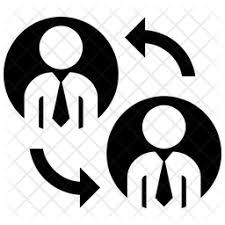
#> input picture image_display/src/interaction.jpeg, 225 x 225 px
$ python image_display.py
#> lines starting #> are read from the running program, lines starting #| are printed output that depends on the picture
#!/usr/bin/env python
import cv2
import numpy as np

image = cv2.imread('interaction.jpeg')
#> image is the input picture: shape (225, 225, 3); min 0, max 255, mean 180.5
image2 = cv2.imread('wave.png')
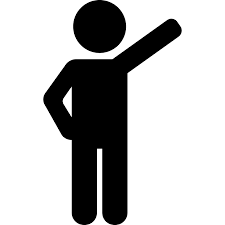
#> input picture image_display/src/wave.png, 225 x 225 px
#> image2 is the input picture: shape (225, 225, 3); min 0, max 255, mean 187.3

# I just resized the image to a quarter of its original size
image = cv2.resize(image, (0, 0), None, .5, .5)
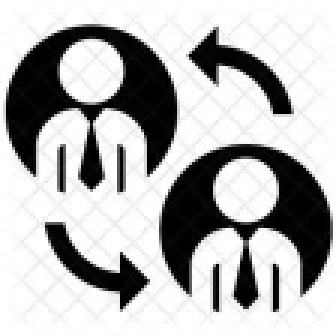
#> image: shape (112, 112, 3) (shown 3 times larger); min 0, max 255, mean 180
image2 = cv2.resize(image2, (0, 0), None, .5, .5)
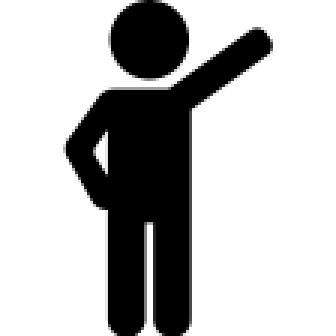
#> image2: shape (112, 112, 3) (shown 3 times larger); min 0, max 255, mean 186.7


numpy_horizontal_concat = np.concatenate((image, image2), axis=1)
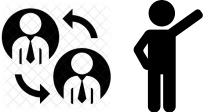
#> numpy_horizontal_concat: shape (112, 224, 3); min 0, max 255, mean 183.4

cv2.imshow('image', numpy_horizontal_concat)
cv2.moveWindow('image', 2000,0)

cv2.waitKey()
